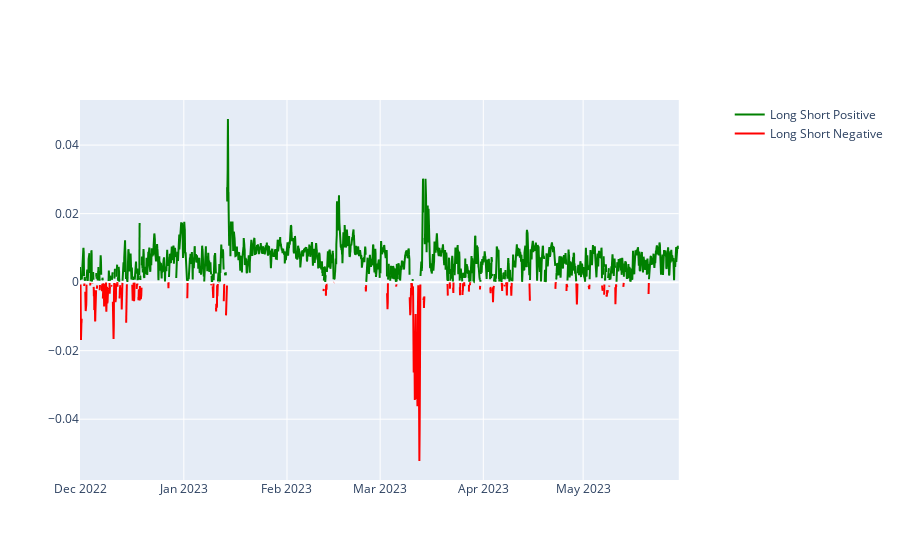

Notebook source saved alongside this figure:
### Code cell
# create subplots with two y-axes
fig = make_subplots(specs=[[{"secondary_y": True}]])



# add the trace for the close data to the first y-axis
fig.add_trace(go.Scatter(
    x=pd.to_datetime(df['createTime'], unit='ms'),
    y=positive,
    name='Long Short Positive',
    line=dict(color='green'))
)

# add the trace for the close data to the first y-axis
fig.add_trace(go.Scatter(
    x=pd.to_datetime(df['createTime'], unit='ms'),
    y=negative,
    name='Long Short Negative',
    line=dict(color='red'))
)

### Figure 1 — Plotly figure (JSON) as saved in the notebook; plotly's stock layout.template omitted (floating-point values rounded to 4 significant figures; data arrays with more than 128 entries replaced by an {"elided": "..."} marker saying what was removed)
{"data": [{"line": {"color": "green"}, "name": "Long Short Positive", "type": "scatter", "x": {"elided": "4320 str values"}, "y": {"elided": "4320 float values"}}, {"line": {"color": "red"}, "name": "Long Short Negative", "type": "scatter", "x": {"elided": "4320 str values"}, "y": {"elided": "4320 float values"}}], "layout": {"xaxis": {"anchor": "y", "domain": [0, 0.94]}, "yaxis": {"anchor": "x", "domain": [0, 1]}, "yaxis2": {"anchor": "x", "overlaying": "y", "side": "right"}}}
